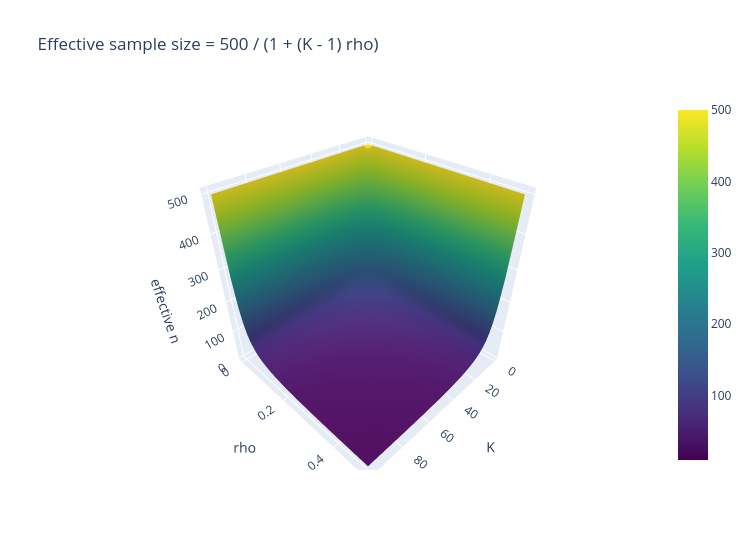

Notebook source saved alongside this figure:
### Markdown cell above
### 8.2 Interactive Plotly version of 8.1
Hover to read the effective sample size for any cluster size and correlation.

### Code cell
fig = go.Figure(go.Surface(x=K_ax, y=rho_ax, z=neff, colorscale="Viridis"))
fig.update_layout(title="Effective sample size = 500 / (1 + (K - 1) rho)", width=750, height=550, scene=dict(xaxis_title="K", yaxis_title="rho", zaxis_title="effective n"))
fig.show()

### Figure 1 — Plotly figure (JSON) as saved in the notebook; plotly's stock layout.template omitted (floating-point values rounded to 4 significant figures; data arrays with more than 128 entries replaced by an {"elided": "..."} marker saying what was removed)
{"data": [{"colorscale": [[0.0, "#440154"], [0.1111, "#482878"], [0.2222, "#3e4989"], [0.3333, "#31688e"], [0.4444, "#26828e"], [0.5556, "#1f9e89"], [0.6667, "#35b779"], [0.7778, "#6ece58"], [0.8889, "#b5de2b"], [1.0, "#fde725"]], "type": "surface", "x": [1.0, 2.678, 4.356, 6.034, 7.712, 9.39, 11.07, 12.75, 14.42, 16.1, 17.78, 19.46, 21.14, 22.81, 24.49, 26.17, 27.85, 29.53, 31.2, 32.88, 34.56, 36.24, 37.92, 39.59, 41.27, 42.95, 44.63, 46.31, 47.98, 49.66, 51.34, 53.02, 54.69, 56.37, 58.05, 59.73, 61.41, 63.08, 64.76, 66.44, 68.12, 69.8, 71.47, 73.15, 74.83, 76.51, 78.19, 79.86, 81.54, 83.22, 84.9, 86.58, 88.25, 89.93, 91.61, 93.29, 94.97, 96.64, 98.32, 100.0], "y": [0.0, 0.008475, 0.01695, 0.02542, 0.0339, 0.04237, 0.05085, 0.05932, 0.0678, 0.07627, 0.08475, 0.09322, 0.1017, 0.1102, 0.1186, 0.1271, 0.1356, 0.1441, 0.1525, 0.161, 0.1695, 0.178, 0.1864, 0.1949, 0.2034, 0.2119, 0.2203, 0.2288, 0.2373, 0.2458, 0.2542, 0.2627, 0.2712, 0.2797, 0.2881, 0.2966, 0.3051, 0.3136, 0.322, 0.3305, 0.339, 0.3475, 0.3559, 0.3644, 0.3729, 0.3814, 0.3898, 0.3983, 0.4068, 0.4153, 0.4237, 0.4322, 0.4407, 0.4492, 0.4576, 0.4661, 0.4746, 0.4831, 0.4915, 0.5], "z": {"elided": "60x60 float values"}}], "layout": {"height": 550, "scene": {"xaxis": {"title": {"text": "K"}}, "yaxis": {"title": {"text": "rho"}}, "zaxis": {"title": {"text": "effective n"}}}, "title": {"text": "Effective sample size = 500 / (1 + (K - 1) rho)"}, "width": 750}}
